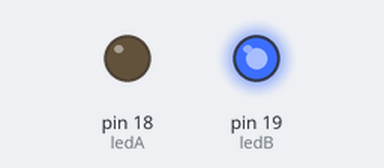
Bench run of a sketch on a simulated Arduino Uno, built with avr-gcc and run on an emulated ATmega328P. Parts: output pins drawn as LEDs (lit = HIGH).

Above: at 0.6 s.
At 2.5 s:
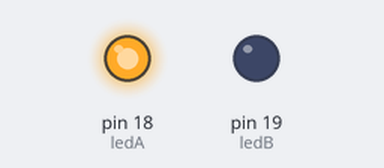
Timing chart, 0 to 6.7 s (numbered marks = the images above):
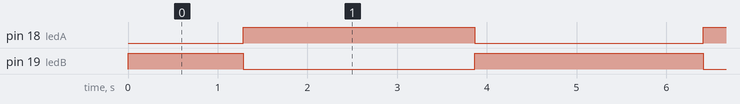

Measured:
- by itself, pin 18 (ledA): alternates HIGH for 2.6 s and LOW for 2.5 s
- by itself, pin 19 (ledB): repeats every 5.1 s: LOW 2.6 s, HIGH 2.5 s

The sketch:

ex06.ino
```cpp
const int ledA = 18;
const int ledB = 19;

int pwmVal = 0;
int step = 2;

void setup() {
  pinMode(ledA, OUTPUT);
  pinMode(ledB, OUTPUT);
}

void loop() {
  analogWrite(ledA, pwmVal);
  analogWrite(ledB, 255 - pwmVal);

  pwmVal += step;
  if(pwmVal <= 0 || pwmVal >= 255){
    step = -step;
  }

  delay(20);
}
```
